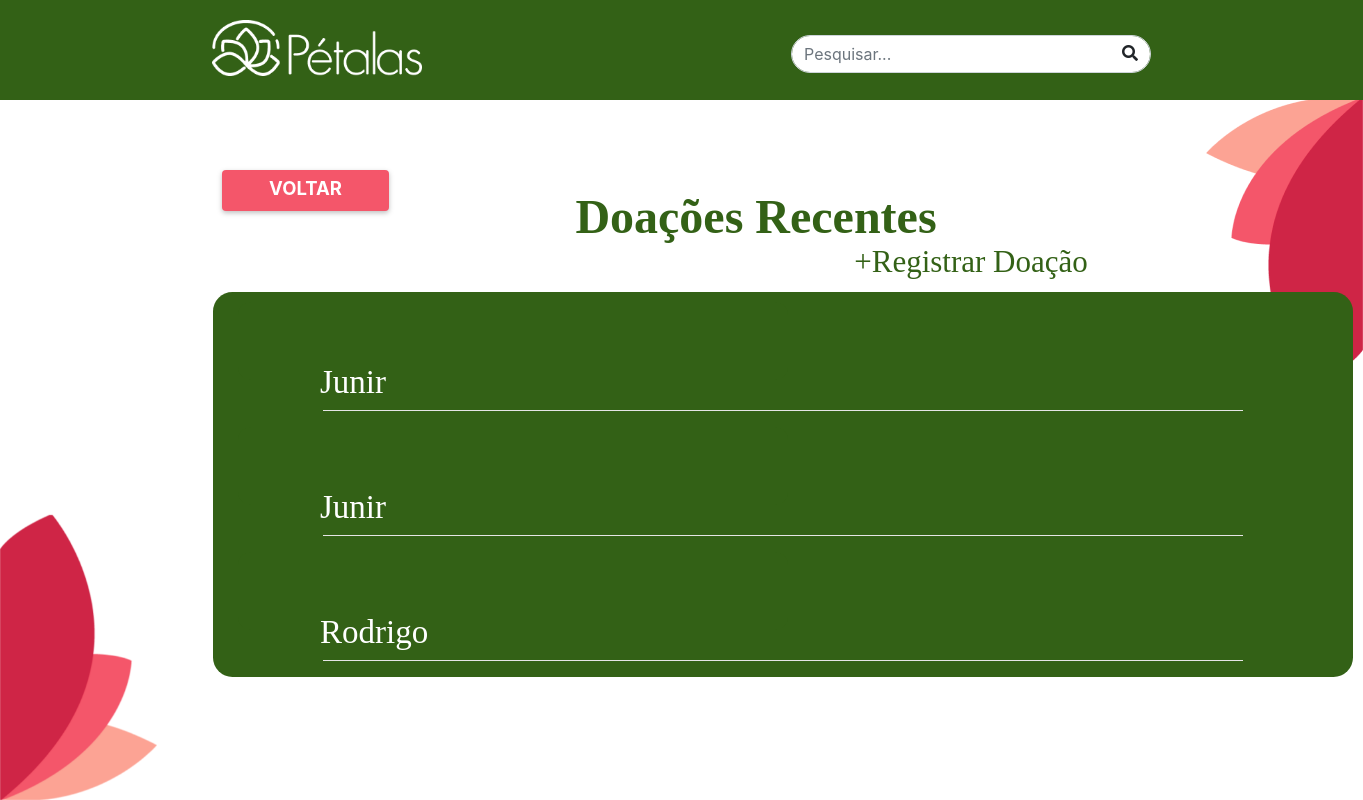
Page /doacoes/ on the earlier database version.
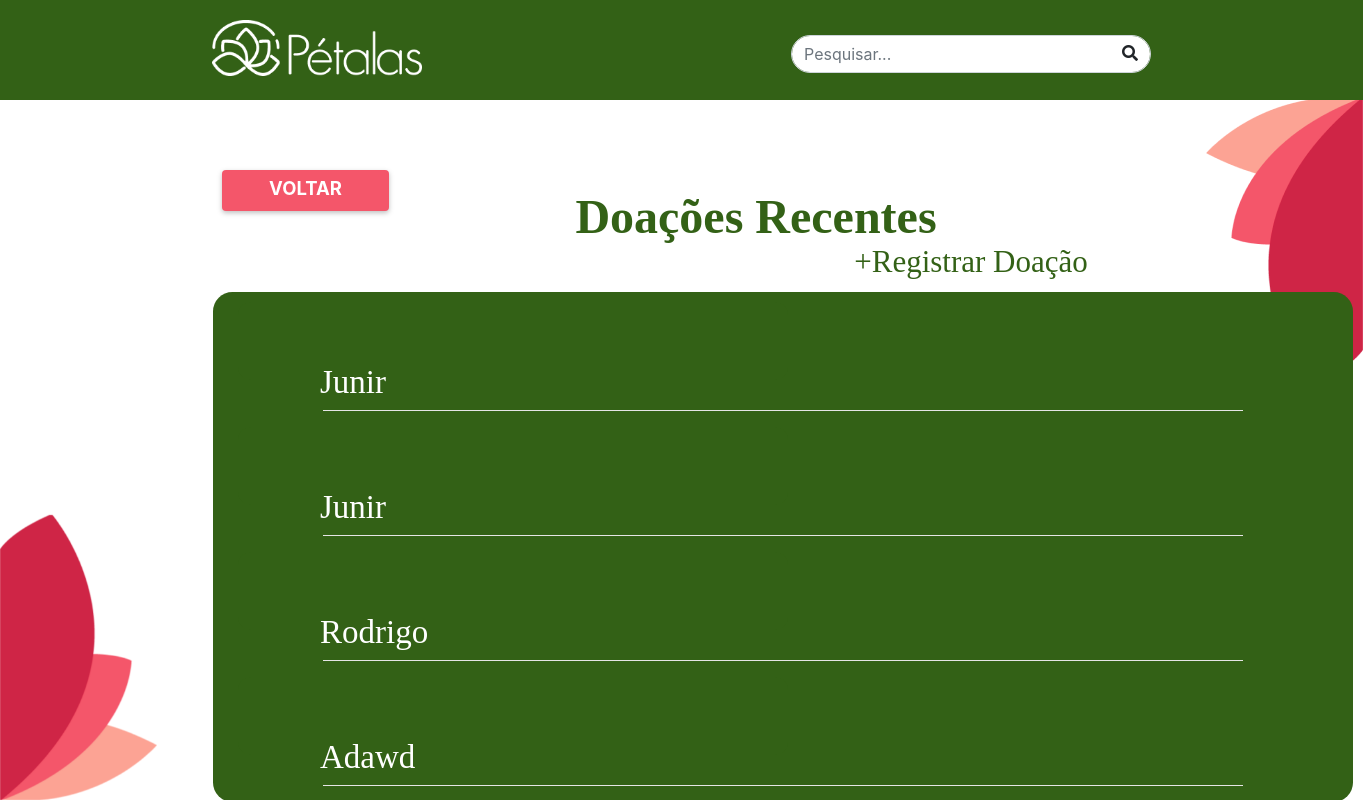
Same page on the later database version.
### petalas_app/models.py (models this page shows)
class Doacao(models.Model):
    id_doacao = models.AutoField(primary_key=True)
    nome_padrinho = models.TextField(max_length=255)
    cpf = models.TextField(max_length=255)
    valor = models.IntegerField()
    destino = models.TextField(max_length=255)
    tipo= models.TextField(max_length=255)

### petalas_app/views.py (the view, shortened to what this page needs)
# urls.py: path('doacoes/', views.listagem_doacao, name='listagem_doacoes'),
def listagem_doacao(request):
    try:
        context = {
            'doacoes': Doacao.objects.all()
        }
        return render(request, 'doacoes.html', context)
    except ObjectDoesNotExist:
        context['error'] = "Erro ao recuperar doações do banco de dados."
        return render(request, 'doacoes.html', context)

### templates/doacoes.html (shortened to what this page needs)
{% include "navbar.html" %}
      <div class="doacoes-recentes position-absolute"> Doações Recentes </div>
      <a href="/"> <div class="btn voltar-btn titulo-site position-absolute">VOLTAR </div> </a>
      <a href="/cadastro_doacao/"> <div  class="registrar-doacao position-absolute" id="nova_doacao"> +Registrar Doação </div> </a>
  <div class="container child-list position-absolute">
      {% if doacoes %}
        {% for doacao in doacoes %}
            <div class="child-card">
              <div class="custom-name" style="padding-left: 60px; padding-top: 40px;">
                <a href="{% url 'info_doacao' doacao.id_doacao %}" style="color: #ffffff" id="info_doacao"> {{doacao.nome_padrinho|title}} </a>
              </div>
            </div>
            <hr>
        {% endfor %}
      {% else %}
      <h1> NÃO HÁ DOAÇÕES REGISTRADAS </h1>
      {% endif %}
  </div>

Differences in the rows shown:
added Doacao: nome_padrinho "Adawd"
